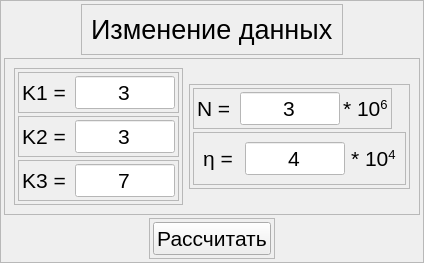
           <widget class="QFrame" name="Parameters_frame">
            <property name="sizePolicy">
             <sizepolicy hsizetype="Preferred" vsizetype="Preferred">
              <horstretch>0</horstretch>
              <verstretch>0</verstretch>
             </sizepolicy>
            </property>
            <property name="frameShape">
             <enum>QFrame::StyledPanel</enum>
            </property>
            <property name="frameShadow">
             <enum>QFrame::Raised</enum>
            </property>
            <layout class="QVBoxLayout" name="verticalLayout_37">
             <property name="spacing">
              <number>3</number>
             </property>
             <property name="leftMargin">
              <number>3</number>
             </property>
             <property name="topMargin">
              <number>3</number>
             </property>
             <property name="rightMargin">
              <number>3</number>
             </property>
             <property name="bottomMargin">
              <number>3</number>
             </property>
             <item alignment="Qt::AlignHCenter|Qt::AlignTop">
              <widget class="QFrame" name="frame_15">
               <property name="frameShape">
                <enum>QFrame::StyledPanel</enum>
               </property>
               <property name="frameShadow">
                <enum>QFrame::Raised</enum>
               </property>
               <layout class="QVBoxLayout" name="verticalLayout_39">
                <item>
                 <widget class="QLabel" name="label_21">
                  <property name="sizePolicy">
                   <sizepolicy hsizetype="Maximum" vsizetype="Maximum">
                    <horstretch>0</horstretch>
                    <verstretch>0</verstretch>
                   </sizepolicy>
                  </property>
                  <property name="font">
                   <font>
                    <pointsize>20</pointsize>
                   </font>
                  </property>
                  <property name="text">
                   <string>Изменение данных</string>
                  </property>
                 </widget>
                </item>
               </layout>
              </widget>
             </item>
             <item>
              <widget class="QFrame" name="frame_17">
               <property name="sizePolicy">
                <sizepolicy hsizetype="Preferred" vsizetype="Maximum">
                 <horstretch>0</horstretch>
                 <verstretch>0</verstretch>
                </sizepolicy>
               </property>
               <property name="frameShape">
                <enum>QFrame::StyledPanel</enum>
               </property>
               <property name="frameShadow">
                <enum>QFrame::Raised</enum>
               </property>
               <layout class="QHBoxLayout" name="horizontalLayout_17">
                <item>
                 <widget class="QFrame" name="frame_42">
                  <property name="sizePolicy">
                   <sizepolicy hsizetype="Maximum" vsizetype="Maximum">
                    <horstretch>0</horstretch>
                    <verstretch>0</verstretch>
                   </sizepolicy>
                  </property>
                  <property name="frameShape">
                   <enum>QFrame::StyledPanel</enum>
                  </property>
                  <property name="frameShadow">
                   <enum>QFrame::Raised</enum>
                  </property>
                  <layout class="QVBoxLayout" name="verticalLayout_42">
                   <property name="spacing">
                    <number>3</number>
                   </property>
                   <property name="leftMargin">
                    <number>3</number>
                   </property>
                   <property name="topMargin">
                    <number>3</number>
                   </property>
                   <property name="rightMargin">
                    <number>3</number>
                   </property>
                   <property name="bottomMargin">
                    <number>3</number>
                   </property>
                   <item>
                    <widget class="QFrame" name="frame_41">
                     <property name="sizePolicy">
                      <sizepolicy hsizetype="Maximum" vsizetype="Maximum">
                       <horstretch>0</horstretch>
                       <verstretch>0</verstretch>
                      </sizepolicy>
                     </property>
                     <property name="frameShape">
                      <enum>QFrame::StyledPanel</enum>
                     </property>
                     <property name="frameShadow">
                      <enum>QFrame::Raised</enum>
                     </property>
                     <layout class="QHBoxLayout" name="horizontalLayout_11">
                      <property name="spacing">
                       <number>3</number>
                      </property>
                      <property name="leftMargin">
                       <number>3</number>
                      </property>
                      <property name="topMargin">
                       <number>3</number>
                      </property>
                      <property name="rightMargin">
                       <number>3</number>
                      </property>
                      <property name="bottomMargin">
                       <number>3</number>
                      </property>
                      <item>
                       <widget class="QLabel" name="label_27">
                        <property name="sizePolicy">
                         <sizepolicy hsizetype="Maximum" vsizetype="Maximum">
                          <horstretch>0</horstretch>
                          <verstretch>0</verstretch>
                         </sizepolicy>
                        </property>
                        <property name="font">
                         <font>
                          <pointsize>16</pointsize>
                         </font>
                        </property>
                        <property name="text">
                         <string>K1 = </string>
                        </property>
                       </widget>
                      </item>
                      <item>
                       <widget class="QLineEdit" name="k1_line">
                        <property name="sizePolicy">
                         <sizepolicy hsizetype="Maximum" vsizetype="Maximum">
                          <horstretch>0</horstretch>
                          <verstretch>0</verstretch>
                         </sizepolicy>
                        </property>
                        <property name="maximumSize">
                         <size>
                          <width>100</width>
                          <height>16777215</height>
                         </size>
                        </property>
                        <property name="font">
                         <font>
                          <pointsize>16</pointsize>
                         </font>
                        </property>
                        <property name="styleSheet">
                         <string notr="true">background-color: rgb(255,255,255);
color: rgb(0,0,0);
border-raduis: 10px;
text-align: center;
</string>
                        </property>
                        <property name="text">
                         <string>3</string>
                        </property>
                        <property name="maxLength">
                         <number>1</number>
                        </property>
                        <property name="alignment">
                         <set>Qt::AlignCenter</set>
                        </property>
                       </widget>
                      </item>
                     </layout>
                    </widget>
                   </item>
                   <item>
                    <widget class="QFrame" name="frame_38">
                     <property name="sizePolicy">
                      <sizepolicy hsizetype="Maximum" vsizetype="Maximum">
                       <horstretch>0</horstretch>
                       <verstretch>0</verstretch>
                      </sizepolicy>
                     </property>
                     <property name="frameShape">
                      <enum>QFrame::StyledPanel</enum>
                     </property>
                     <property name="frameShadow">
                      <enum>QFrame::Raised</enum>
                     </property>
                     <layout class="QHBoxLayout" name="horizontalLayout_12">
                      <property name="spacing">
                       <number>3</number>
                      </property>
                      <property name="leftMargin">
                       <number>3</number>
                      </property>
                      <property name="topMargin">
                       <number>3</number>
                      </property>
                      <property name="rightMargin">
                       <number>3</number>
                      </property>
                      <property name="bottomMargin">
                       <number>3</number>
                      </property>
                      <item>
                       <widget class="QLabel" name="label_25">
                        <property name="sizePolicy">
                         <sizepolicy hsizetype="Maximum" vsizetype="Maximum">
                          <horstretch>0</horstretch>
                          <verstretch>0</verstretch>
                         </sizepolicy>
                        </property>
                        <property name="font">
                         <font>
                          <pointsize>16</pointsize>
                         </font>
                        </property>
                        <property name="text">
                         <string>K2 = </string>
                        </property>
                       </widget>
                      </item>
                      <item>
                       <widget class="QLineEdit" name="k2_line">
                        <property name="sizePolicy">
                         <sizepolicy hsizetype="Maximum" vsizetype="Maximum">
                          <horstretch>0</horstretch>
                          <verstretch>0</verstretch>
                         </sizepolicy>
                        </property>
                        <property name="maximumSize">
                         <size>
                          <width>100</width>
                          <height>16777215</height>
                         </size>
                        </property>
                        <property name="font">
                         <font>
                          <pointsize>16</pointsize>
                         </font>
                        </property>
                        <property name="styleSheet">
                         <string notr="true">background-color: rgb(255,255,255);

color: rgb(0,0,0);</string>
                        </property>
                        <property name="text">
                         <string>3</string>
                        </property>
                        <property name="maxLength">
                         <number>1</number>
                        </property>
                        <property name="alignment">
                         <set>Qt::AlignCenter</set>
                        </property>
                       </widget>
                      </item>
                     </layout>
                    </widget>
                   </item>
                   <item>
                    <widget class="QFrame" name="frame_32">
                     <property name="sizePolicy">
                      <sizepolicy hsizetype="Maximum" vsizetype="Maximum">
                       <horstretch>0</horstretch>
                       <verstretch>0</verstretch>
                      </sizepolicy>
                     </property>
                     <property name="frameShape">
                      <enum>QFrame::StyledPanel</enum>
                     </property>
                     <property name="frameShadow">
                      <enum>QFrame::Raised</enum>
                     </property>
                     <layout class="QHBoxLayout" name="horizontalLayout_13">
                      <property name="spacing">
                       <number>3</number>
                      </property>
                      <property name="leftMargin">
                       <number>3</number>
                      </property>
                      <property name="topMargin">
                       <number>3</number>
                      </property>
                      <property name="rightMargin">
                       <number>3</number>
                      </property>
                      <property name="bottomMargin">
                       <number>3</number>
                      </property>
                      <item>
                       <widget class="QLabel" name="label_24">
                        <property name="sizePolicy">
                         <sizepolicy hsizetype="Maximum" vsizetype="Maximum">
                          <horstretch>0</horstretch>
                          <verstretch>0</verstretch>
                         </sizepolicy>
                        </property>
                        <property name="font">
                         <font>
                          <pointsize>16</pointsize>
                         </font>
                        </property>
                        <property name="text">
                         <string>K3 = </string>
                        </property>
                       </widget>
                      </item>
                      <item>
                       <widget class="QLineEdit" name="k3_line">
                        <property name="sizePolicy">
                         <sizepolicy hsizetype="Maximum" vsizetype="Maximum">
                          <horstretch>0</horstretch>
                          <verstretch>0</verstretch>
                         </sizepolicy>
                        </property>
                        <property name="maximumSize">
                         <size>
                          <width>100</width>
                          <height>16777215</height>
                         </size>
                        </property>
                        <property name="font">
                         <font>
                          <pointsize>16</pointsize>
                         </font>
                        </property>
                        <property name="styleSheet">
                         <string notr="true">background-color: rgb(255,255,255);
color: rgb(0,0,0);</string>
                        </property>
                        <property name="text">
                         <string>7</string>
                        </property>
                        <property name="maxLength">
                         <number>1</number>
                        </property>
                        <property name="alignment">
                         <set>Qt::AlignCenter</set>
                        </property>
                       </widget>
                      </item>
                     </layout>
                    </widget>
                   </item>
                  </layout>
                 </widget>
                </item>
                <item>
                 <widget class="QFrame" name="frame_43">
                  <property name="sizePolicy">
                   <sizepolicy hsizetype="Maximum" vsizetype="Maximum">
                    <horstretch>0</horstretch>
                    <verstretch>0</verstretch>
                   </sizepolicy>
                  </property>
                  <property name="frameShape">
                   <enum>QFrame::StyledPanel</enum>
                  </property>
                  <property name="frameShadow">
                   <enum>QFrame::Raised</enum>
                  </property>
                  <layout class="QVBoxLayout" name="verticalLayout_40">
                   <property name="spacing">
                    <number>3</number>
                   </property>
                   <property name="leftMargin">
                    <number>3</number>
                   </property>
                   <property name="topMargin">
                    <number>3</number>
                   </property>
                   <property name="rightMargin">
                    <number>3</number>
                   </property>
                   <property name="bottomMargin">
                    <number>3</number>
                   </property>
                   <item>
                    <widget class="QFrame" name="frame_31">
                     <property name="sizePolicy">
                      <sizepolicy hsizetype="Maximum" vsizetype="Maximum">
                       <horstretch>0</horstretch>
                       <verstretch>0</verstretch>
                      </sizepolicy>
                     </property>
                     <property name="frameShape">
                      <enum>QFrame::StyledPanel</enum>
                     </property>
                     <property name="frameShadow">
                      <enum>QFrame::Raised</enum>
                     </property>
                     <layout class="QHBoxLayout" name="horizontalLayout_14">
                      <property name="spacing">
                       <number>3</number>
                      </property>
                      <property name="leftMargin">
                       <number>3</number>
                      </property>
                      <property name="topMargin">
                       <number>3</number>
                      </property>
                      <property name="rightMargin">
                       <number>3</number>
                      </property>
                      <property name="bottomMargin">
                       <number>3</number>
                      </property>
                      <item>
                       <widget class="QLabel" name="label_23">
                        <property name="sizePolicy">
                         <sizepolicy hsizetype="Maximum" vsizetype="Maximum">
                          <horstretch>0</horstretch>
                          <verstretch>0</verstretch>
                         </sizepolicy>
                        </property>
                        <property name="font">
                         <font>
                          <pointsize>16</pointsize>
                         </font>
                        </property>
                        <property name="text">
                         <string>N = </string>
                        </property>
                       </widget>
                      </item>
                      <item>
                       <widget class="QLineEdit" name="N_line">
                        <property name="sizePolicy">
                         <sizepolicy hsizetype="Maximum" vsizetype="Maximum">
                          <horstretch>0</horstretch>
                          <verstretch>0</verstretch>
                         </sizepolicy>
                        </property>
                        <property name="maximumSize">
                         <size>
                          <width>100</width>
                          <height>16777215</height>
                         </size>
                        </property>
                        <property name="font">
                         <font>
                          <pointsize>16</pointsize>
                         </font>
                        </property>
                        <property name="styleSheet">
                         <string notr="true">background-color: rgb(255,255,255);
;
color: rgb(0,0,0);</string>
                        </property>
                        <property name="text">
                         <string>3</string>
                        </property>
                        <property name="maxLength">
                         <number>5</number>
                        </property>
                        <property name="alignment">
                         <set>Qt::AlignCenter</set>
                        </property>
                       </widget>
                      </item>
                      <item>
                       <widget class="QLabel" name="label_31">
                        <property name="sizePolicy">
                         <sizepolicy hsizetype="Maximum" vsizetype="Maximum">
                          <horstretch>0</horstretch>
                          <verstretch>0</verstretch>
                         </sizepolicy>
                        </property>
                        <property name="font">
                         <font>
                          <pointsize>20</pointsize>
                         </font>
                        </property>
                        <property name="text">
                         <string>&lt;html&gt;&lt;head/&gt;&lt;body&gt;&lt;p&gt;&lt;span style=&quot; font-size:16pt;&quot;&gt; * 10&lt;/span&gt;&lt;span style=&quot; font-size:16pt; vertical-align:super;&quot;&gt;6&lt;/span&gt;&lt;span style=&quot; font-size:16pt;&quot;/&gt;&lt;/p&gt;&lt;/body&gt;&lt;/html&gt;</string>
                        </property>
                       </widget>
                      </item>
                     </layout>
                    </widget>
                   </item>
                   <item>
                    <widget class="QFrame" name="frame_30">
                     <property name="sizePolicy">
                      <sizepolicy hsizetype="Maximum" vsizetype="Maximum">
                       <horstretch>0</horstretch>
                       <verstretch>0</verstretch>
                      </sizepolicy>
                     </property>
                     <property name="frameShape">
                      <enum>QFrame::StyledPanel</enum>
                     </property>
                     <property name="frameShadow">
                      <enum>QFrame::Raised</enum>
                     </property>
                     <layout class="QHBoxLayout" name="horizontalLayout_16">
                      <item>
                       <widget class="QLabel" name="label_22">
                        <property name="sizePolicy">
                         <sizepolicy hsizetype="Maximum" vsizetype="Maximum">
                          <horstretch>0</horstretch>
                          <verstretch>0</verstretch>
                         </sizepolicy>
                        </property>
                        <property name="font">
                         <font>
                          <pointsize>16</pointsize>
                         </font>
                        </property>
                        <property name="text">
                         <string>η = </string>
                        </property>
                       </widget>
                      </item>
                      <item>
                       <widget class="QLineEdit" name="etto_line">
                        <property name="sizePolicy">
                         <sizepolicy hsizetype="Maximum" vsizetype="Maximum">
                          <horstretch>0</horstretch>
                          <verstretch>0</verstretch>
                         </sizepolicy>
                        </property>
                        <property name="maximumSize">
                         <size>
                          <width>100</width>
                          <height>16777215</height>
                         </size>
                        </property>
                        <property name="font">
                         <font>
                          <pointsize>16</pointsize>
                         </font>
                        </property>
                        <property name="styleSheet">
                         <string notr="true">background-color: rgb(255,255,255);
;
color: rgb(0,0,0);</string>
                        </property>
                        <property name="text">
                         <string>4</string>
                        </property>
                        <property name="maxLength">
                         <number>5</number>
                        </property>
                        <property name="alignment">
                         <set>Qt::AlignCenter</set>
                        </property>
                       </widget>
                      </item>
                      <item>
                       <widget class="QLabel" name="label_32">
                        <property name="sizePolicy">
                         <sizepolicy hsizetype="Maximum" vsizetype="Maximum">
                          <horstretch>0</horstretch>
                          <verstretch>0</verstretch>
                         </sizepolicy>
                        </property>
                        <property name="font">
                         <font>
                          <pointsize>20</pointsize>
                         </font>
                        </property>
                        <property name="text">
                         <string>&lt;html&gt;&lt;head/&gt;&lt;body&gt;&lt;p&gt;&lt;span style=&quot; font-size:16pt;&quot;&gt;* 10&lt;/span&gt;&lt;span style=&quot; font-size:16pt; vertical-align:super;&quot;&gt;4&lt;/span&gt;&lt;/p&gt;&lt;/body&gt;&lt;/html&gt;</string>
                        </property>
                       </widget>
                      </item>
                     </layout>
                    </widget>
                   </item>
                  </layout>
                 </widget>
                </item>
               </layout>
              </widget>
             </item>
             <item alignment="Qt::AlignHCenter">
              <widget class="QFrame" name="frame_16">
               <property name="sizePolicy">
                <sizepolicy hsizetype="Preferred" vsizetype="Preferred">
                 <horstretch>0</horstretch>
                 <verstretch>0</verstretch>
                </sizepolicy>
               </property>
               <property name="frameShape">
                <enum>QFrame::StyledPanel</enum>
               </property>
               <property name="frameShadow">
                <enum>QFrame::Raised</enum>
               </property>
               <layout class="QVBoxLayout" name="verticalLayout_41">
                <property name="spacing">
                 <number>3</number>
                </property>
                <property name="leftMargin">
                 <number>3</number>
                </property>
                <property name="topMargin">
                 <number>3</number>
                </property>
                <property name="rightMargin">
                 <number>3</number>
                </property>
                <property name="bottomMargin">
                 <number>3</number>
                </property>
                <item>
                 <widget class="QPushButton" name="calculate_button">
                  <property name="sizePolicy">
                   <sizepolicy hsizetype="Maximum" vsizetype="Maximum">
                    <horstretch>0</horstretch>
                    <verstretch>0</verstretch>
                   </sizepolicy>
                  </property>
                  <property name="font">
                   <font>
                    <pointsize>16</pointsize>
                   </font>
                  </property>
                  <property name="autoFillBackground">
                   <bool>false</bool>
                  </property>
                  <property name="styleSheet">
                   <string notr="true">background-color: rgb(150,150,150);
color: rgb(0,0,0);
frame-color: rgb(0,0,0);
/*border-radius: 5px;</string>
                  </property>
                  <property name="text">
                   <string>Рассчитать</string>
                  </property>
                 </widget>
                </item>
               </layout>
              </widget>
             </item>
            </layout>
           </widget>
